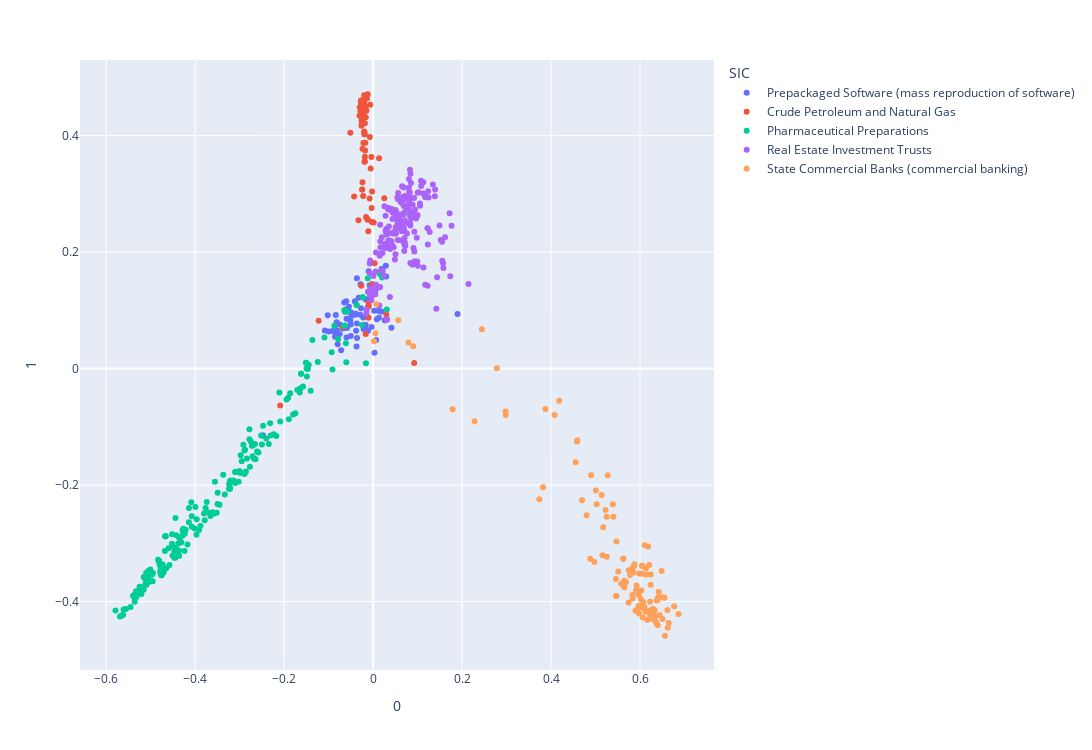

Notebook source saved alongside this figure:
### Markdown cell above
### Plotting the TF-IDF Matrix

### Code cell
plot_tfidf = visualize(tfidf, tfidf.index, df['SIC_desc'])

### Figure 1 — Plotly figure (JSON) as saved in the notebook; plotly's stock layout.template omitted (floating-point values rounded to 4 significant figures; data arrays with more than 128 entries replaced by an {"elided": "..."} marker saying what was removed)
{"data": [{"customdata": [["MONGODB, INC."], ["SALESFORCE COM INC"], ["SPLUNK INC"], ["OKTA, INC."], ["VEEVA SYSTEMS INC"], ["AUTODESK INC"], ["ETERNAL SPEECH, INC."], ["ETERNAL SPEECH, INC."], ["MAJESCO"], ["DUO WORLD INC"], ["COMMVAULT SYSTEMS INC"], ["UPPERSOLUTION.COM"], ["ORACLE CORP"], ["SAVMOBI TECHNOLOGY INC."], ["ZEDGE, INC."], ["DESTINY MEDIA TECHNOLOGIES INC"], ["TRAQER CORP"], ["VISIBER57 CORP."], ["GH CAPITAL INC."], ["BRIDGELINE DIGITAL, INC."], ["NUANCE COMMUNICATIONS, INC."], ["DATAWATCH CORP"], ["POLARITYTE, INC."], ["POLARITYTE, INC."], ["VGRAB COMMUNICATIONS INC."], ["VGRAB COMMUNICATIONS INC."], ["ADAIAH DISTRIBUTION INC"], ["ADAIAH DISTRIBUTION INC"], ["PROGRESS SOFTWARE CORP /MA"], ["MEDICAL INFORMATION TECHNOLOGY, INC."], ["SPS COMMERCE INC"], ["ALTERYX, INC."], ["INTELLIGENT SYSTEMS CORP"], ["ALARM.COM HOLDINGS, INC."], ["LIGHTNING GAMING, INC."], ["ENDURANCE INTERNATIONAL GROUP HOLDINGS, INC."], ["2U, INC."], ["CISION LTD."], ["BTCS INC."], ["BTCS INC."], ["BTCS INC."], ["INTELLICHECK, INC."], ["REALPAGE INC"], ["Q2 HOLDINGS, INC."], ["MCORPCX, INC."], ["QUALYS, INC."], ["MEDICAL TRANSCRIPTION BILLING, CORP"], ["SMITH MICRO SOFTWARE INC"], ["SHOTSPOTTER, INC"], ["LONGWEN GROUP CORP."], ["ELLIE MAE INC"], ["ROSETTA STONE INC"], ["BLACK KNIGHT, INC."], ["MICROSTRATEGY INC"], ["EMR TECHNOLOGY SOLUTIONS, INC."], ["PAYCOM SOFTWARE, INC."], ["3D SYSTEMS CORP"], ["APPIAN CORP"], ["UPLAND SOFTWARE, INC."], ["LIVEPERSON INC"], ["AWARE INC /MA/"], ["ULTIMATE SOFTWARE GROUP INC"], ["ANSYS INC"], ["AVID TECHNOLOGY, INC."], ["NATIONAL INSTRUMENTS CORP"], ["INSPRO TECHNOLOGIES CORP"], ["QUMU CORP"], ["ACI WORLDWIDE, INC."], ["SQUARE, INC."], ["ALTAIR ENGINEERING INC."], ["TALEND SA"], ["APPFOLIO INC"], ["GSE SYSTEMS INC"], ["IPSIDY INC."], ["INTELLINETICS, INC."], ["INTELLINETICS, INC."], ["IIOT-OXYS, INC."], ["NEWGIOCO GROUP, INC."], ["WORKIVA INC"], ["TABLEAU SOFTWARE INC"]], "hovertemplate": "SIC=Prepackaged Software (mass reproduction of software)<br>0=%{x}<br>1=%{y}<br>Name=%{customdata[0]}<extra></extra>", "legendgroup": "Prepackaged Software (mass reproduction of software)", "marker": {"color": "#636efa", "symbol": "circle"}, "mode": "markers", "name": "Prepackaged Software (mass reproduction of software)", "orientation": "v", "showlegend": true, "type": "scatter", "x": [-0.08388, -0.03777, -0.05443, -0.08201, -0.009944, -0.05847, -0.01711, -0.01711, -0.02814, -0.0494, -0.07512, -0.06308, -0.02212, -0.007629, -0.01735, -0.06765, 0.04116, -0.01281, 0.008309, -0.04009, -0.05106, -0.05449, -0.2475, -0.2475, 0.02667, 0.02667, 0.01941, 0.01941, -0.04111, -0.0365, -0.01652, -0.1003, 0.01306, -0.03823, -0.07967, -0.06136, -0.02923, -0.05968, -0.01182, -0.01182, -0.01182, -0.003377, 0.07058, 0.006746, -0.03644, -0.07504, -0.01211, -0.08863, -0.102, 0.002345, 0.0132, -0.05396, 0.1897, -0.04513, -0.07175, -0.06031, -0.02133, -0.0502, -0.0324, -0.09113, -0.05976, -0.02717, 0.01072, -0.08055, -0.04891, -0.01176, -0.06484, 0.003255, -0.03715, -0.08411, -0.08473, 0.02942, 0.02863, -0.05011, 0.01842, 0.01842, -0.08545, -0.04117, -0.03604, -0.1084], "xaxis": "x", "y": [0.09197, 0.0934, 0.106, 0.07923, 0.1668, 0.06968, 0.07469, 0.07469, 0.1447, 0.09604, 0.05927, 0.09738, 0.08755, 0.143, 0.0667, 0.06847, 0.06977, 0.08852, 0.08474, 0.09344, 0.08253, 0.08468, -0.1149, -0.1149, 0.08275, 0.08275, 0.1708, 0.1708, 0.1154, 0.07712, 0.1183, 0.06372, 0.1392, 0.06483, 0.04184, 0.1015, 0.09234, 0.08535, 0.06511, 0.06511, 0.06511, 0.07105, 0.2127, 0.04893, 0.155, 0.07569, 0.1187, 0.06415, 0.09129, 0.09933, 0.08712, 0.09725, 0.09358, 0.09354, 0.03115, 0.1155, 0.06798, 0.07538, 0.1215, 0.06422, 0.05343, 0.1035, 0.09925, 0.06521, 0.09069, 0.1055, 0.1132, 0.02707, 0.03774, 0.05841, 0.07428, 0.1581, 0.1764, 0.05583, 0.09793, 0.09793, 0.05446, 0.09215, 0.05223, 0.06509], "yaxis": "y"}, {"customdata": [["INTERNATIONAL WESTERN PETROLEUM, INC."], ["DAYBREAK OIL & GAS, INC."], ["GB SCIENCES INC"], ["FREEDOM HOLDING CORP."], ["MEXCO ENERGY CORP"], ["SUSTAINABLE PROJECTS GROUP INC."], ["AMERICAN ENERGY GROUP LTD"], ["REDHAWK HOLDINGS CORP."], ["TIANCI INTERNATIONAL, INC."], ["AMAZING ENERGY OIL & GAS, CO."], ["ALTEX INDUSTRIES INC"], ["BARNWELL INDUSTRIES INC"], ["PANHANDLE OIL & GAS INC"], ["ENERGY 11, L.P."], ["ABRAXAS PETROLEUM CORP"], ["SEARS OIL & GAS"], ["APACHE CORP"], ["GULFPORT ENERGY CORP"], ["CONTINENTAL RESOURCES, INC"], ["ISRAMCO INC"], ["CHAPARRAL ENERGY, INC."], ["WHITING PETROLEUM CORP"], ["CONTANGO OIL & GAS CO"], ["EARTHSTONE ENERGY INC"], ["CLEAN COAL TECHNOLOGIES INC."], ["NORTHERN OIL & GAS, INC."], ["SRC ENERGY INC."], ["JONES ENERGY, INC."], ["GOODRICH PETROLEUM CORP"], ["OCCIDENTAL PETROLEUM CORP /DE/"], ["LONESTAR RESOURCES US INC."], ["NOBLE ENERGY INC"], ["PIONEER NATURAL RESOURCES CO"], ["BONANZA CREEK ENERGY, INC."], ["DEVON ENERGY CORP/DE"], ["CALIFORNIA RESOURCES CORP"], ["PARK PLACE ENERGY INC."], ["ANTERO RESOURCES CORP"], ["LAREDO PETROLEUM, INC."], ["CIMAREX ENERGY CO"], ["ALTA MESA HOLDINGS, LP"], ["US ENERGY CORP"], ["VICTORY ENERGY CORP"], ["VICTORY ENERGY CORP"], ["GRAN TIERRA ENERGY INC."], ["MIDSTATES PETROLEUM COMPANY, INC."], ["WILDHORSE RESOURCE DEVELOPMENT CORP"], ["SM ENERGY CO"], ["SANDRIDGE ENERGY INC"], ["RING ENERGY, INC."], ["SANCHEZ ENERGY CORP"], ["TETRA TECHNOLOGIES INC"], ["RESERVE PETROLEUM CO"], ["HESS MIDSTREAM PARTNERS LP"], ["TORCHLIGHT ENERGY RESOURCES INC"], ["LINN ENERGY, INC."], ["KOSMOS ENERGY LTD."], ["SILVERBOW RESOURCES, INC."], ["TELLURIAN INC. /DE/"], ["DORCHESTER MINERALS, L.P."], ["MATADOR RESOURCES CO"], ["PDC ENERGY, INC."], ["TEXAS SOUTH ENERGY, INC."], ["PEDEVCO CORP"], ["VIPER ENERGY PARTNERS LP"], ["ENERJEX RESOURCES, INC."], ["TENGASCO INC"], ["KIMBELL ROYALTY PARTNERS, LP"], ["CONCHO RESOURCES INC"], ["APACHE OFFSHORE INVESTMENT PARTNERSHIP"], ["EVERFLOW EASTERN PARTNERS LP"], ["CHESAPEAKE ENERGY CORP"], ["CARRIZO OIL & GAS INC"], ["CALLON PETROLEUM CO"], ["PENN VIRGINIA CORP"], ["DIAMONDBACK ENERGY, INC."], ["COMSTOCK RESOURCES INC"], ["DALA PETROLEUM CORP."], ["WPX ENERGY, INC."], ["LILIS ENERGY, INC."]], "hovertemplate": "SIC=Crude Petroleum and Natural Gas<br>0=%{x}<br>1=%{y}<br>Name=%{customdata[0]}<extra></extra>", "legendgroup": "Crude Petroleum and Natural Gas", "marker": {"color": "#EF553B", "symbol": "circle"}, "mode": "markers", "name": "Crude Petroleum and Natural Gas", "orientation": "v", "showlegend": true, "type": "scatter", "x": [-0.02394, -0.02389, -0.2089, 0.0924, -0.01791, -0.01017, 0.02974, -0.009582, -0.002221, -0.03009, 0.01399, -0.02284, -0.0253, -0.02726, -0.01591, -0.02664, -0.01963, -0.03043, -0.02384, -0.02681, -0.01217, -0.01994, -0.01673, -0.01845, -0.1223, -0.02666, -0.02805, -0.01949, -0.01543, -0.02416, -0.02603, 0.01343, -0.01235, -0.02432, -0.00286, 0.02514, -0.05109, -0.007315, -0.01911, -0.007775, -0.01924, -0.02184, -0.02448, -0.02448, -0.02429, -0.02013, -0.01847, -0.01255, -0.02751, -0.02856, -0.02633, -0.04268, -0.003352, -0.002327, -0.033, -0.01494, -0.02191, -0.02264, -0.02517, -0.01976, -0.02575, -0.003843, -0.01069, -0.01024, -0.01663, -0.06768, 0.001316, -0.0275, -0.02266, -0.005415, -0.01871, -0.01765, -0.01845, -0.006588, -0.02231, -0.01402, -0.02033, 0.003232, -0.01999, -0.01696], "xaxis": "x", "y": [0.4343, 0.3198, -0.06351, 0.009475, 0.374, 0.1124, 0.09256, 0.1069, 0.145, 0.4486, 0.1643, 0.4388, 0.4259, 0.4498, 0.2599, 0.142, 0.4066, 0.4338, 0.3772, 0.4552, 0.4707, 0.4051, 0.05918, 0.3554, 0.08195, 0.4605, 0.4415, 0.433, 0.4667, 0.4312, 0.4166, 0.361, 0.2553, 0.4454, 0.2514, 0.2922, 0.4047, 0.3975, 0.4446, 0.292, 0.3551, 0.4517, 0.3074, 0.3074, 0.4423, 0.4558, 0.4211, 0.2566, 0.4435, 0.4365, 0.4355, 0.2954, 0.2755, 0.3037, 0.2546, 0.4425, 0.3871, 0.4406, 0.4218, 0.4019, 0.4253, 0.3631, 0.2356, 0.08692, 0.4311, 0.07128, 0.2507, 0.4587, 0.4503, 0.3434, 0.4021, 0.3877, 0.3636, 0.4528, 0.2962, 0.4635, 0.4474, 0.1809, 0.4689, 0.4496], "yaxis": "y"}, {"customdata": {"elided": "208x1 str values"}, "hovertemplate": "SIC=Pharmaceutical Preparations<br>0=%{x}<br>1=%{y}<br>Name=%{customdata[0]}<extra></extra>", "legendgroup": "Pharmaceutical Preparations", "marker": {"color": "#00cc96", "symbol": "circle"}, "mode": "markers", "name": "Pharmaceutical Preparations", "orientation": "v", "showlegend": true, "type": "scatter", "x": {"elided": "208 float values"}, "xaxis": "x", "y": {"elided": "208 float values"}, "yaxis": "y"}, {"customdata": {"elided": "191x1 str values"}, "hovertemplate": "SIC=Real Estate Investment Trusts<br>0=%{x}<br>1=%{y}<br>Name=%{customdata[0]}<extra></extra>", "legendgroup": "Real Estate Investment Trusts", "marker": {"color": "#ab63fa", "symbol": "circle"}, "mode": "markers", "name": "Real Estate Investment Trusts", "orientation": "v", "showlegend": true, "type": "scatter", "x": {"elided": "191 float values"}, "xaxis": "x", "y": {"elided": "191 float values"}, "yaxis": "y"}, {"customdata": [["TOMPKINS FINANCIAL CORP"], ["TRIUMPH BANCORP, INC."], ["GREAT SOUTHERN BANCORP, INC."], ["SOUTH STATE CORP"], ["OLD LINE BANCSHARES INC"], ["SEACOAST BANKING CORP OF FLORIDA"], ["CITIZENS FINANCIAL GROUP INC/RI"], ["COMMUNITY WEST BANCSHARES /"], ["MACKINAC FINANCIAL CORP /MI/"], ["UNITY BANCORP INC /NJ/"], ["UNITY BANCORP INC /NJ/"], ["EAST WEST BANCORP INC"], ["HEARTLAND FINANCIAL USA INC"], ["COUNTY BANCORP, INC."], ["CHEMUNG FINANCIAL CORP"], ["BRYN MAWR BANK CORP"], ["EAGLE BANCORP MONTANA, INC."], ["1ST SOURCE CORP"], ["SERVISFIRST BANCSHARES, INC."], ["SIERRA BANCORP"], ["HOPFED BANCORP INC"], ["HOPFED BANCORP INC"], ["FIRST FINANCIAL BANKSHARES INC"], ["CHEMICAL FINANCIAL CORP"], ["SECURITY FEDERAL CORP"], ["FIRST FINANCIAL CORP /IN/"], ["WESTERN ALLIANCE BANCORPORATION"], ["TRISTATE CAPITAL HOLDINGS, INC."], ["UNION BANKSHARES CORP"], ["CAROLINA TRUST BANCSHARES, INC."], ["COMMUNITY TRUST BANCORP INC /KY/"], ["HILLS BANCORPORATION"], ["MACATAWA BANK CORP"], ["PREMIER FINANCIAL BANCORP INC"], ["KENTUCKY BANCSHARES INC /KY/"], ["RIVER FINANCIAL CORP"], ["BAR HARBOR BANKSHARES"], ["PARKE BANCORP, INC."], ["RANDOLPH BANCORP, INC."], ["BANK OF HAWAII CORP"], ["BSB BANCORP, INC."], ["INDEPENDENT BANK CORP /MI/"], ["PACIFIC PREMIER BANCORP INC"], ["OHIO VALLEY BANC CORP"], ["CVB FINANCIAL CORP"], ["BANK OF NEW YORK MELLON CORP"], ["TWO RIVER BANCORP"], ["STEWARDSHIP FINANCIAL CORP"], ["LAKELAND FINANCIAL CORP"], ["FAUQUIER BANKSHARES, INC."], ["LIVE OAK BANCSHARES, INC."], ["M&T BANK CORP"], ["INTERNATIONAL BANCSHARES CORP"], ["SUMMIT FINANCIAL GROUP INC"], ["SUSSEX BANCORP"], ["PRIME MERIDIAN HOLDING CO"], ["BANKWELL FINANCIAL GROUP, INC."], ["SOUTHWEST GEORGIA FINANCIAL CORP"], ["BANK OF COMMERCE HOLDINGS"], ["BANK OF COMMERCE HOLDINGS"], ["UNITED BANCORP INC /OH/"], ["PARKWAY ACQUISITION CORP."], ["INVESTAR HOLDING CORP"], ["RENASANT CORP"], ["RELIANT BANCORP, INC."], ["FIRST COMMUNITY CORP /SC/"], ["FIRST FINANCIAL NORTHWEST, INC."], ["COMMERCE BANCSHARES INC /MO/"], ["JUNIATA VALLEY FINANCIAL CORP"], ["HOWARD BANCORP INC"], ["EAGLE FINANCIAL SERVICES INC"], ["MVB FINANCIAL CORP"], ["INDEPENDENT BANK GROUP, INC."], ["CONNECTONE BANCORP, INC."], ["REPUBLIC BANCORP INC /KY/"], ["SOUTHSIDE BANCSHARES INC"], ["FIRST HAWAIIAN, INC."], ["FIRST US BANCSHARES INC"], ["COMMUNITY FINANCIAL CORP /MD/"], ["BANNER CORP"], ["SVB FINANCIAL GROUP"], ["CATHAY GENERAL BANCORP"], ["BANK OF THE JAMES FINANCIAL GROUP INC"], ["FLUSHING FINANCIAL CORP"], ["FRANKLIN FINANCIAL SERVICES CORP /PA/"], ["CENTRAL PACIFIC FINANCIAL CORP"], ["CENTRAL PACIFIC FINANCIAL CORP"], ["CENTRAL VALLEY COMMUNITY BANCORP"], ["F&M BANK CORP"], ["FARMERS NATIONAL BANC CORP /OH/"], ["CITIZENS & NORTHERN CORP"], ["GUARANTY FEDERAL BANCSHARES INC"], ["CAROLINA FINANCIAL CORP"], ["FIRST INTERNET BANCORP"], ["HARBORONE BANCORP, INC."], ["UNITED BANKSHARES INC/WV"], ["INDEPENDENT BANK CORP"], ["CITIZENS FINANCIAL SERVICES INC"], ["NORWOOD FINANCIAL CORP"], ["WEST BANCORPORATION INC"], ["CUSTOMERS BANCORP, INC."], ["WEST END INDIANA BANCSHARES, INC."], ["ATLANTIC CAPITAL BANCSHARES, INC."], ["IBERIABANK CORP"], ["MERCANTILE BANK CORP"], ["GERMAN AMERICAN BANCORP, INC."], ["S&T BANCORP INC"], ["HILLTOP HOLDINGS INC."], ["CB FINANCIAL SERVICES, INC."], ["ENTERPRISE FINANCIAL SERVICES CORP"], ["AUBURN NATIONAL BANCORPORATION, INC"], ["FIRST KEYSTONE CORP"], ["TEXAS CAPITAL BANCSHARES INC/TX"], ["VILLAGE BANK & TRUST FINANCIAL CORP."], ["STOCK YARDS BANCORP, INC."], ["BUSINESS FIRST BANCSHARES, INC."]], "hovertemplate": "SIC=State Commercial Banks (commercial banking)<br>0=%{x}<br>1=%{y}<br>Name=%{customdata[0]}<extra></extra>", "legendgroup": "State Commercial Banks (commercial banking)", "marker": {"color": "#FFA15A", "symbol": "circle"}, "mode": "markers", "name": "State Commercial Banks (commercial banking)", "orientation": "v", "showlegend": true, "type": "scatter", "x": [0.5648, 0.5026, 0.4184, 0.6646, 0.5981, 0.6558, 0.5987, 0.2981, 0.5472, 0.5466, 0.5466, 0.007265, 0.3737, 0.6421, 0.587, 0.5633, 0.5008, 0.6348, 0.5822, 0.5925, 0.5625, 0.5625, 0.5577, 0.6486, 0.5274, 0.6331, 0.2782, 0.624, 0.6164, 0.6244, 0.4975, 0.6239, 0.5224, 0.6116, 0.5158, 0.6441, 0.6373, 0.6207, 0.5389, 0.382, 0.4592, 0.05652, 0.6553, 0.5874, 0.5747, 0.09019, 0.5251, 0.5964, 0.6303, 0.6395, 0.636, 0.5684, 0.6061, 0.5254, 0.5897, 0.6042, 0.6139, 0.4799, 0.6285, 0.6285, 0.5851, 0.6287, 0.6769, 0.6185, 0.5973, 0.6623, 0.2977, 0.5963, 0.5775, 0.2444, 0.6071, 0.5908, 0.6507, 0.6017, 0.4698, 0.6244, 0.6367, 0.5622, 0.4901, 0.002076, 0.5741, 0.6036, 0.6103, 0.4078, 0.6056, 0.6412, 0.6412, 0.6226, 0.005182, 0.565, 0.228, 0.5137, 0.6616, 0.607, 0.6105, 0.5173, 0.4583, 0.583, 0.6134, 0.6227, 0.5964, 0.4553, 0.6513, 0.6203, 0.5402, 0.5511, 0.1788, 0.6029, 0.3874, 0.07949, 0.6399, 0.5458, 0.5832, 0.629, 0.4881, 0.6866], "xaxis": "x", "y": [-0.3643, -0.2328, -0.05515, -0.4367, -0.3518, -0.4587, -0.407, -0.07992, -0.297, -0.3906, -0.3906, 0.1102, -0.2244, -0.3836, -0.3389, -0.374, -0.2092, -0.4254, -0.3429, -0.3725, -0.3266, -0.3266, -0.3696, -0.3476, -0.1833, -0.4148, 0.0005532, -0.3534, -0.4317, -0.4261, -0.3321, -0.3711, -0.243, -0.4174, -0.3204, -0.4233, -0.3981, -0.3374, -0.2329, -0.2039, -0.1232, 0.08293, -0.3935, -0.3359, -0.3463, 0.03821, -0.2545, -0.4114, -0.4262, -0.3971, -0.4352, -0.3668, -0.4273, -0.3231, -0.4159, -0.3384, -0.3537, -0.252, -0.4234, -0.4234, -0.3503, -0.4302, -0.4081, -0.3054, -0.4205, -0.4448, -0.07383, -0.4084, -0.3544, 0.06722, -0.41, -0.3807, -0.43, -0.3956, -0.2263, -0.4236, -0.4369, -0.3707, -0.1832, 0.04667, -0.4021, -0.3521, -0.4094, -0.07981, -0.3389, -0.3932, -0.3932, -0.4003, 0.06047, -0.3754, -0.09049, -0.2172, -0.4146, -0.4008, -0.3035, -0.2724, -0.1253, -0.3886, -0.3431, -0.4237, -0.3881, -0.1607, -0.3925, -0.4158, -0.2542, -0.3484, -0.06985, -0.381, -0.06965, 0.04478, -0.4405, -0.3611, -0.3946, -0.4123, -0.3266, -0.4213], "yaxis": "y"}], "layout": {"height": 750, "legend": {"title": {"text": "SIC"}, "tracegroupgap": 0}, "margin": {"t": 60}, "width": 1200, "xaxis": {"anchor": "y", "domain": [0, 1], "title": {"text": "0"}}, "yaxis": {"anchor": "x", "domain": [0, 1], "title": {"text": "1"}}}}
